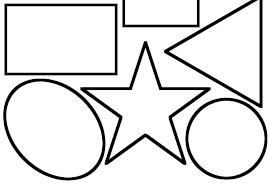
#> input picture filters/shapes.png, 269 x 187 px
$ python edge_detection.py   (older library calls are emulated)
#> lines starting #> are read from the running program, lines starting #| are printed output that depends on the picture; after the words box and inside, x2 and y2 are one past the last pixel; in counts of white or black regions, pixels touching at a corner belong together
import cv2
import numpy as np

img1 = cv2.imread('shapes.png', cv2.IMREAD_GRAYSCALE)
#> img1: shape (187, 269); min 0, max 255, mean 227
img2 = cv2.imread('input.jpg', cv2.IMREAD_GRAYSCALE)
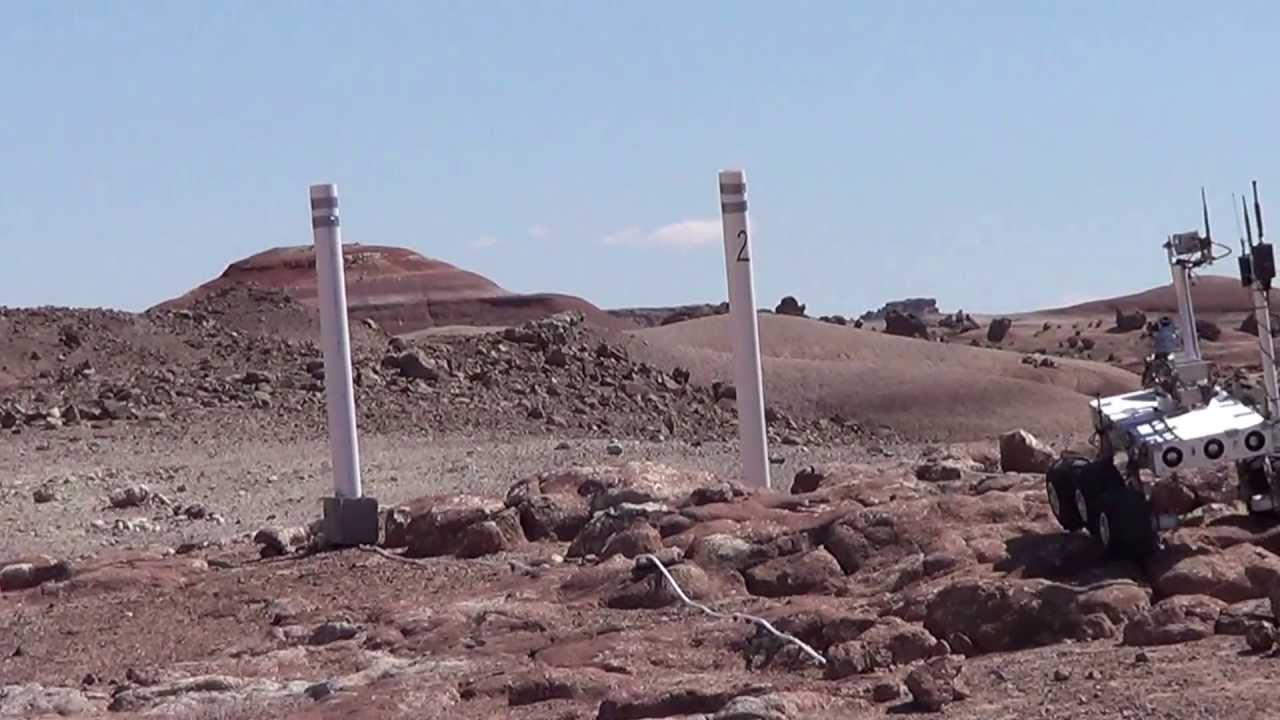
#> input picture filters/input.jpg, 1280 x 720 px
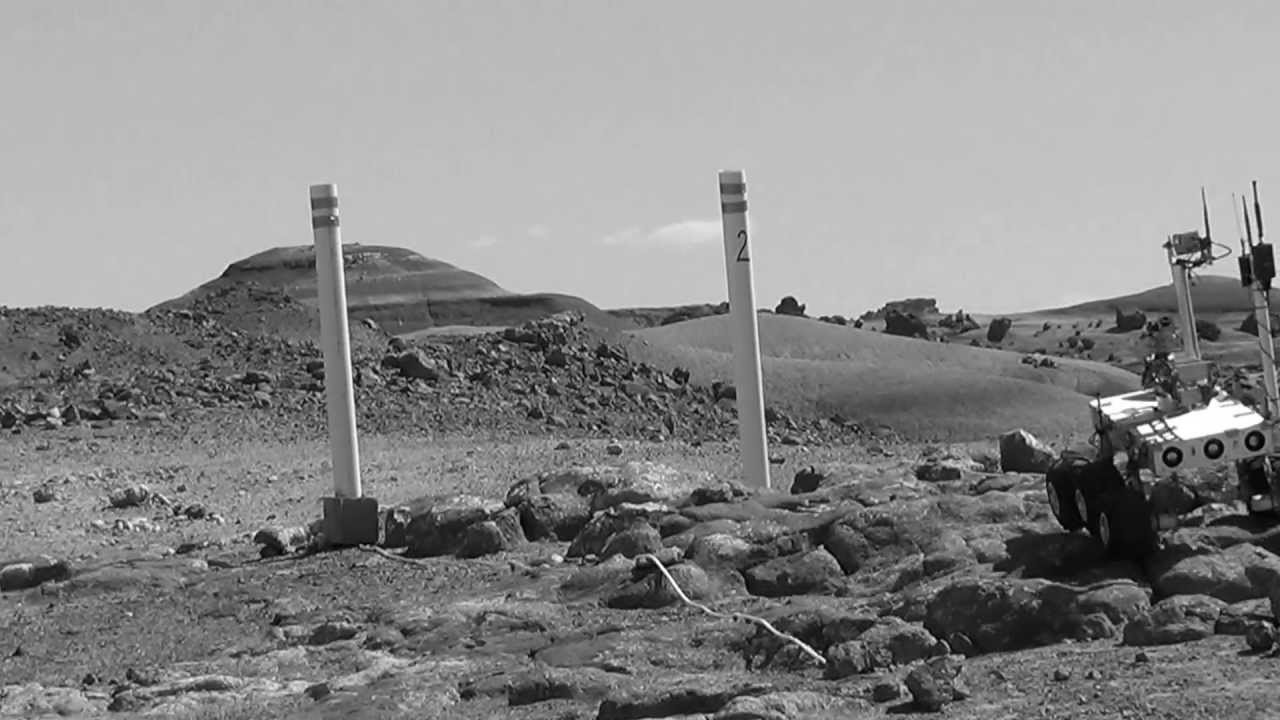
#> img2: shape (720, 1280); min 0, max 255, mean 136

row1, cols1 = img1.shape
#> row1 = 187; cols1 = 269
row2, cols2 = img2.shape
#> row2 = 720; cols2 = 1280

sobel_horizontal1 = cv2.Sobel(img1, cv2.CV_64F, 1, 0, ksize=5)
sobel_vertical1 = cv2.Sobel(img1, cv2.CV_64F, 0, 1, ksize=5)
laplacian1 = cv2.Laplacian(img1, cv2.CV_64F)
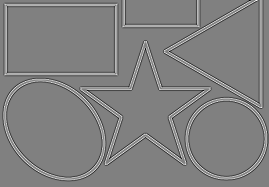
#> laplacian1: shape (187, 269) float64; min -522, max 513, mean 0; drawn with min black and max white

sobel_horizontal2 = cv2.Sobel(img2, cv2.CV_64F, 1, 0, ksize=5)
sobel_vertical2 = cv2.Sobel(img2, cv2.CV_64F, 0, 1, ksize=5)
laplacian2 = cv2.Laplacian(img2, cv2.CV_64F)
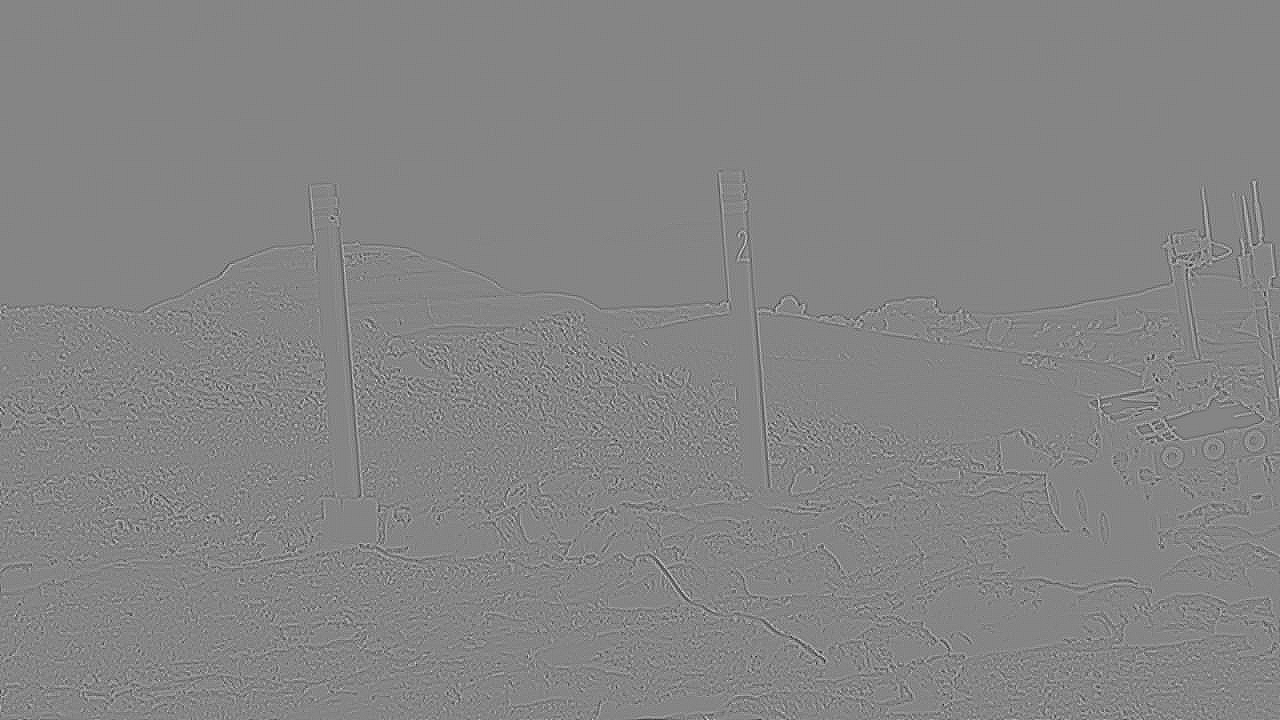
#> laplacian2: shape (720, 1280) float64; min -224, max 205, mean 0; drawn with min black and max white
canny = cv2.Canny(img2, 50, 240) # Canny is the better of the filters in most cases
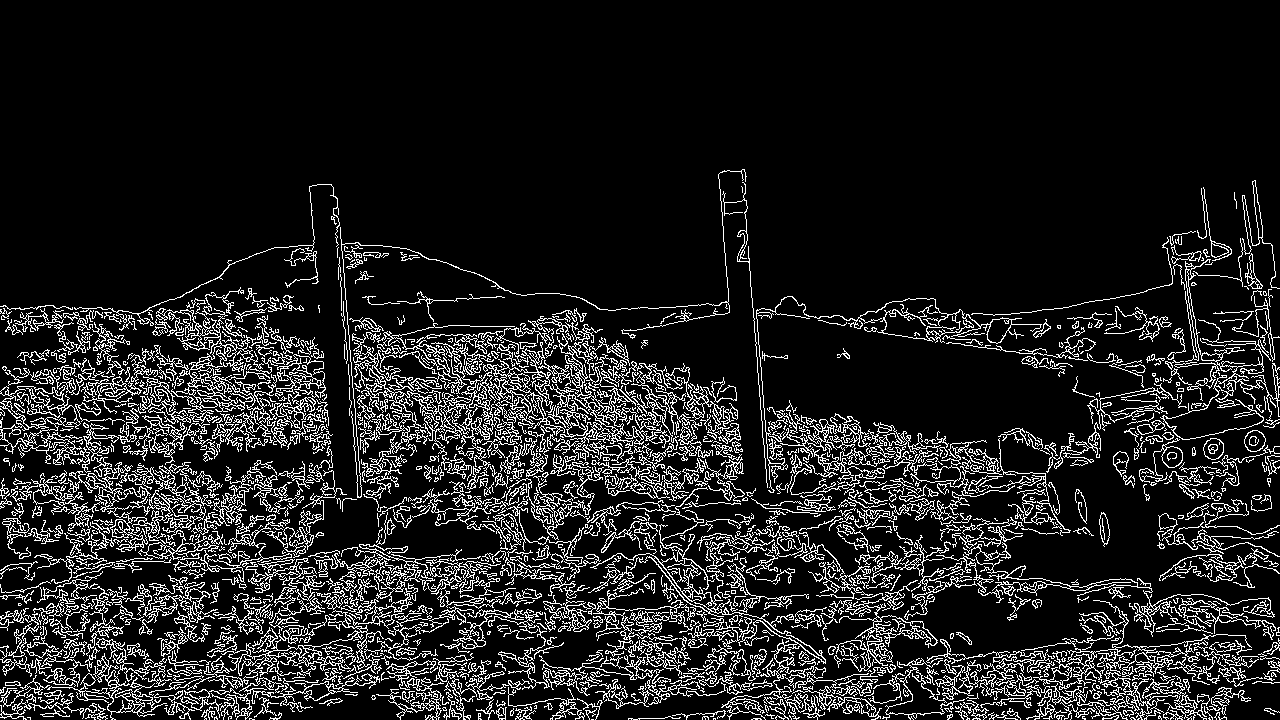
#> canny: shape (720, 1280); 12.6% white in thin lines or dots, all inside (x1, y1, x2, y2) = (0, 169, 1280, 720)

cv2.imshow('Original', img1)
cv2.imshow('Sobel horizonal', sobel_horizontal1)
cv2.imshow('Sobel vertical', sobel_vertical1)
cv2.imshow('Laplacian', laplacian1)
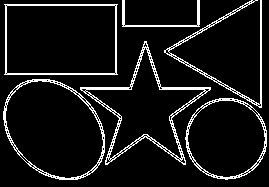
#> window 'Laplacian': shape (187, 269); 8.7% white in thin lines or dots

cv2.imshow('canny', canny)
cv2.imshow('Laplacian2', laplacian2)
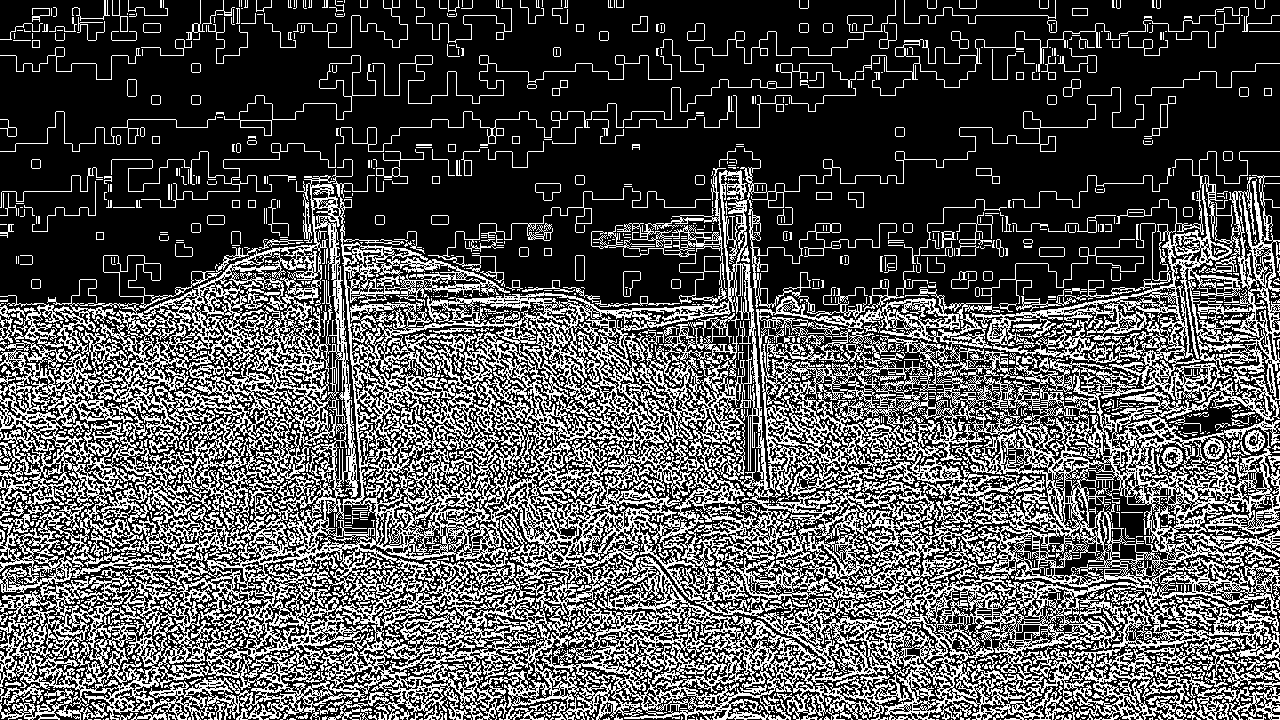
#> window 'Laplacian2': shape (720, 1280); 32.3% white in thin lines or dots
cv2.waitKey(0)
